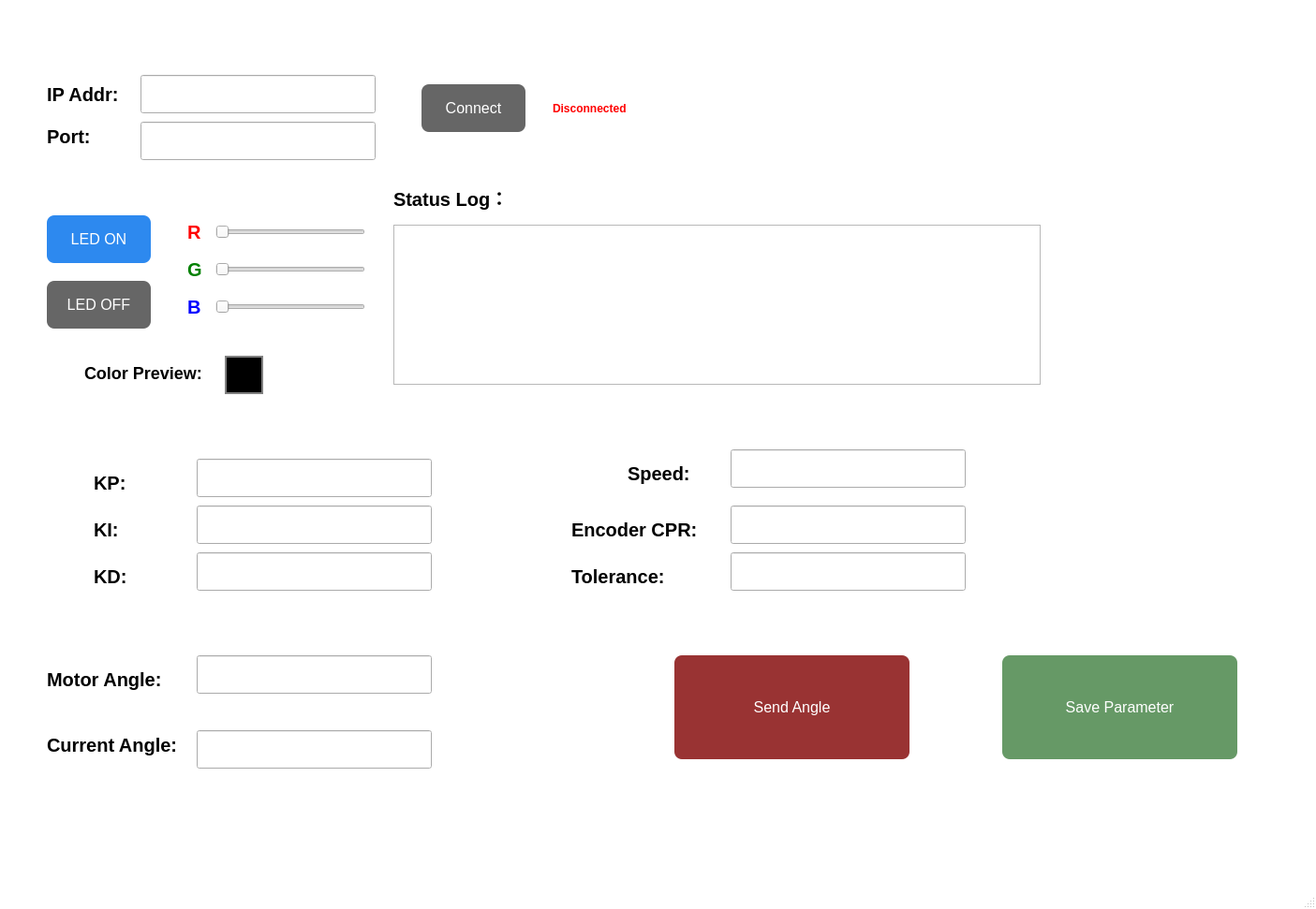
<?xml version="1.0" encoding="UTF-8"?>
<ui version="4.0">
 <class>MainWindow</class>
 <widget class="QMainWindow" name="MainWindow">
  <property name="geometry">
   <rect>
    <x>0</x>
    <y>0</y>
    <width>1405</width>
    <height>971</height>
   </rect>
  </property>
  <property name="windowTitle">
   <string>Stepper Motor Controller</string>
  </property>
  <property name="styleSheet">
   <string notr="true">QMainWindow{
    background-color: white;
}</string>
  </property>
  <widget class="QWidget" name="centralwidget">
   <widget class="QLabel" name="labelIP">
    <property name="geometry">
     <rect>
      <x>50</x>
      <y>80</y>
      <width>91</width>
      <height>41</height>
     </rect>
    </property>
    <property name="styleSheet">
     <string notr="true">color: black;
font-size: 20px;
font-weight: bold;</string>
    </property>
    <property name="text">
     <string>IP Addr:</string>
    </property>
   </widget>
   <widget class="QLabel" name="labelPort">
    <property name="geometry">
     <rect>
      <x>50</x>
      <y>130</y>
      <width>71</width>
      <height>31</height>
     </rect>
    </property>
    <property name="styleSheet">
     <string notr="true">color: black;
font-size: 20px;
font-weight: bold;</string>
    </property>
    <property name="text">
     <string>Port:</string>
    </property>
   </widget>
   <widget class="QLineEdit" name="lineEditIP">
    <property name="geometry">
     <rect>
      <x>150</x>
      <y>80</y>
      <width>251</width>
      <height>41</height>
     </rect>
    </property>
   </widget>
   <widget class="QLineEdit" name="lineEditPort">
    <property name="geometry">
     <rect>
      <x>150</x>
      <y>130</y>
      <width>251</width>
      <height>41</height>
     </rect>
    </property>
   </widget>
   <widget class="QPushButton" name="btnLedOn">
    <property name="geometry">
     <rect>
      <x>50</x>
      <y>230</y>
      <width>111</width>
      <height>51</height>
     </rect>
    </property>
    <property name="styleSheet">
     <string notr="true">QPushButton {
    background-color: #2d89ef;
    color: white;
    border-radius: 8px;
    padding: 8px;
    font-size: 16px;
}

QPushButton:hover {
    background-color: #1b5fa7;
}</string>
    </property>
    <property name="text">
     <string>LED ON</string>
    </property>
   </widget>
   <widget class="QPushButton" name="btnConnect">
    <property name="geometry">
     <rect>
      <x>450</x>
      <y>90</y>
      <width>111</width>
      <height>51</height>
     </rect>
    </property>
    <property name="styleSheet">
     <string notr="true">QPushButton {
    background-color: #666666;
    color: white;
    border-radius: 8px;
    padding: 8px;
    font-size: 16px;
}</string>
    </property>
    <property name="text">
     <string>Connect</string>
    </property>
   </widget>
   <widget class="QSlider" name="sliderR">
    <property name="geometry">
     <rect>
      <x>230</x>
      <y>240</y>
      <width>160</width>
      <height>16</height>
     </rect>
    </property>
    <property name="minimumSize">
     <size>
      <width>160</width>
      <height>16</height>
     </size>
    </property>
    <property name="maximum">
     <number>255</number>
    </property>
    <property name="orientation">
     <enum>Qt::Orientation::Horizontal</enum>
    </property>
   </widget>
   <widget class="QSlider" name="sliderG">
    <property name="geometry">
     <rect>
      <x>230</x>
      <y>280</y>
      <width>160</width>
      <height>16</height>
     </rect>
    </property>
    <property name="maximum">
     <number>255</number>
    </property>
    <property name="orientation">
     <enum>Qt::Orientation::Horizontal</enum>
    </property>
   </widget>
   <widget class="QSlider" name="sliderB">
    <property name="geometry">
     <rect>
      <x>230</x>
      <y>320</y>
      <width>160</width>
      <height>16</height>
     </rect>
    </property>
    <property name="maximum">
     <number>255</number>
    </property>
    <property name="orientation">
     <enum>Qt::Orientation::Horizontal</enum>
    </property>
   </widget>
   <widget class="QPushButton" name="btnLedOff">
    <property name="geometry">
     <rect>
      <x>50</x>
      <y>300</y>
      <width>111</width>
      <height>51</height>
     </rect>
    </property>
    <property name="styleSheet">
     <string notr="true">QPushButton {
    background-color: #666666;
    color: white;
    border-radius: 8px;
    padding: 8px;
    font-size: 16px;
}</string>
    </property>
    <property name="text">
     <string>LED OFF</string>
    </property>
   </widget>
   <widget class="QLabel" name="colorPreview">
    <property name="geometry">
     <rect>
      <x>240</x>
      <y>380</y>
      <width>41</width>
      <height>41</height>
     </rect>
    </property>
    <property name="minimumSize">
     <size>
      <width>20</width>
      <height>20</height>
     </size>
    </property>
    <property name="styleSheet">
     <string notr="true">background-color: black;
border: 2px solid gray;</string>
    </property>
    <property name="text">
     <string/>
    </property>
   </widget>
   <widget class="QLabel" name="label">
    <property name="geometry">
     <rect>
      <x>200</x>
      <y>240</y>
      <width>21</width>
      <height>16</height>
     </rect>
    </property>
    <property name="styleSheet">
     <string notr="true">color: red;
font-size: 20px;
font-weight: bold;</string>
    </property>
    <property name="text">
     <string>R</string>
    </property>
   </widget>
   <widget class="QLabel" name="label_2">
    <property name="geometry">
     <rect>
      <x>200</x>
      <y>280</y>
      <width>21</width>
      <height>16</height>
     </rect>
    </property>
    <property name="styleSheet">
     <string notr="true">color: green;
font-size: 20px;
font-weight: bold;</string>
    </property>
    <property name="text">
     <string>G</string>
    </property>
   </widget>
   <widget class="QLabel" name="label_3">
    <property name="geometry">
     <rect>
      <x>200</x>
      <y>320</y>
      <width>21</width>
      <height>16</height>
     </rect>
    </property>
    <property name="styleSheet">
     <string notr="true">color: blue;
font-size: 20px;
font-weight: bold;</string>
    </property>
    <property name="text">
     <string>B</string>
    </property>
   </widget>
   <widget class="QLabel" name="label_4">
    <property name="geometry">
     <rect>
      <x>90</x>
      <y>390</y>
      <width>141</width>
      <height>16</height>
     </rect>
    </property>
    <property name="styleSheet">
     <string notr="true">color: black;
font-size: 18px;
font-weight: bold;</string>
    </property>
    <property name="text">
     <string>Color Preview:</string>
    </property>
   </widget>
   <widget class="QTextBrowser" name="textBrowserLog">
    <property name="geometry">
     <rect>
      <x>420</x>
      <y>240</y>
      <width>691</width>
      <height>171</height>
     </rect>
    </property>
   </widget>
   <widget class="QLabel" name="label_5">
    <property name="geometry">
     <rect>
      <x>420</x>
      <y>195</y>
      <width>131</width>
      <height>31</height>
     </rect>
    </property>
    <property name="styleSheet">
     <string notr="true">color: black;
font-size: 20px;
font-weight: bold;</string>
    </property>
    <property name="text">
     <string>Status Log：</string>
    </property>
   </widget>
   <widget class="QLabel" name="labelConnectStatus">
    <property name="geometry">
     <rect>
      <x>590</x>
      <y>100</y>
      <width>121</width>
      <height>31</height>
     </rect>
    </property>
    <property name="styleSheet">
     <string notr="true">color: red;
font-weight: bold;</string>
    </property>
    <property name="text">
     <string>Disconnected</string>
    </property>
   </widget>
   <widget class="QLabel" name="labelPort_2">
    <property name="geometry">
     <rect>
      <x>50</x>
      <y>710</y>
      <width>151</width>
      <height>31</height>
     </rect>
    </property>
    <property name="styleSheet">
     <string notr="true">color: black;
font-size: 20px;
font-weight: bold;</string>
    </property>
    <property name="text">
     <string>Motor Angle:</string>
    </property>
   </widget>
   <widget class="QLineEdit" name="angleEdit">
    <property name="geometry">
     <rect>
      <x>210</x>
      <y>700</y>
      <width>251</width>
      <height>41</height>
     </rect>
    </property>
   </widget>
   <widget class="QPushButton" name="sendAngleButton">
    <property name="geometry">
     <rect>
      <x>720</x>
      <y>700</y>
      <width>251</width>
      <height>111</height>
     </rect>
    </property>
    <property name="styleSheet">
     <string notr="true">QPushButton {
    background-color: #993333;
    color: white;
    border-radius: 8px;
    padding: 8px;
    font-size: 16px;
}</string>
    </property>
    <property name="text">
     <string>Send Angle</string>
    </property>
   </widget>
   <widget class="QLabel" name="labelPort_3">
    <property name="geometry">
     <rect>
      <x>50</x>
      <y>780</y>
      <width>151</width>
      <height>31</height>
     </rect>
    </property>
    <property name="styleSheet">
     <string notr="true">color: black;
font-size: 20px;
font-weight: bold;</string>
    </property>
    <property name="text">
     <string>Current Angle:</string>
    </property>
   </widget>
   <widget class="QLineEdit" name="currentAngleEdit">
    <property name="geometry">
     <rect>
      <x>210</x>
      <y>780</y>
      <width>251</width>
      <height>41</height>
     </rect>
    </property>
    <property name="readOnly">
     <bool>true</bool>
    </property>
   </widget>
   <widget class="QLabel" name="labelPort_4">
    <property name="geometry">
     <rect>
      <x>100</x>
      <y>500</y>
      <width>91</width>
      <height>31</height>
     </rect>
    </property>
    <property name="styleSheet">
     <string notr="true">color: black;
font-size: 20px;
font-weight: bold;</string>
    </property>
    <property name="text">
     <string>KP:</string>
    </property>
   </widget>
   <widget class="QLineEdit" name="kpEdit">
    <property name="geometry">
     <rect>
      <x>210</x>
      <y>490</y>
      <width>251</width>
      <height>41</height>
     </rect>
    </property>
   </widget>
   <widget class="QLineEdit" name="kiEdit">
    <property name="geometry">
     <rect>
      <x>210</x>
      <y>540</y>
      <width>251</width>
      <height>41</height>
     </rect>
    </property>
   </widget>
   <widget class="QLabel" name="labelPort_5">
    <property name="geometry">
     <rect>
      <x>100</x>
      <y>550</y>
      <width>91</width>
      <height>31</height>
     </rect>
    </property>
    <property name="styleSheet">
     <string notr="true">color: black;
font-size: 20px;
font-weight: bold;</string>
    </property>
    <property name="text">
     <string>KI:</string>
    </property>
   </widget>
   <widget class="QLineEdit" name="kdEdit">
    <property name="geometry">
     <rect>
      <x>210</x>
      <y>590</y>
      <width>251</width>
      <height>41</height>
     </rect>
    </property>
   </widget>
   <widget class="QLabel" name="labelPort_6">
    <property name="geometry">
     <rect>
      <x>100</x>
      <y>600</y>
      <width>91</width>
      <height>31</height>
     </rect>
    </property>
    <property name="styleSheet">
     <string notr="true">color: black;
font-size: 20px;
font-weight: bold;</string>
    </property>
    <property name="text">
     <string>KD:</string>
    </property>
   </widget>
   <widget class="QLineEdit" name="speedEdit">
    <property name="geometry">
     <rect>
      <x>780</x>
      <y>480</y>
      <width>251</width>
      <height>41</height>
     </rect>
    </property>
   </widget>
   <widget class="QLabel" name="labelPort_9">
    <property name="geometry">
     <rect>
      <x>670</x>
      <y>490</y>
      <width>91</width>
      <height>31</height>
     </rect>
    </property>
    <property name="styleSheet">
     <string notr="true">color: black;
font-size: 20px;
font-weight: bold;</string>
    </property>
    <property name="text">
     <string>Speed:</string>
    </property>
   </widget>
   <widget class="QLineEdit" name="CPREdit">
    <property name="geometry">
     <rect>
      <x>780</x>
      <y>540</y>
      <width>251</width>
      <height>41</height>
     </rect>
    </property>
   </widget>
   <widget class="QLineEdit" name="toleranceEdit">
    <property name="geometry">
     <rect>
      <x>780</x>
      <y>590</y>
      <width>251</width>
      <height>41</height>
     </rect>
    </property>
   </widget>
   <widget class="QLabel" name="labelPort_10">
    <property name="geometry">
     <rect>
      <x>610</x>
      <y>550</y>
      <width>171</width>
      <height>31</height>
     </rect>
    </property>
    <property name="styleSheet">
     <string notr="true">color: black;
font-size: 20px;
font-weight: bold;</string>
    </property>
    <property name="text">
     <string>Encoder CPR:</string>
    </property>
   </widget>
   <widget class="QLabel" name="labelPort_12">
    <property name="geometry">
     <rect>
      <x>610</x>
      <y>600</y>
      <width>151</width>
      <height>31</height>
     </rect>
    </property>
    <property name="styleSheet">
     <string notr="true">color: black;
font-size: 20px;
font-weight: bold;</string>
    </property>
    <property name="text">
     <string>Tolerance:</string>
    </property>
   </widget>
   <widget class="QPushButton" name="btnSaveParameter">
    <property name="geometry">
     <rect>
      <x>1070</x>
      <y>700</y>
      <width>251</width>
      <height>111</height>
     </rect>
    </property>
    <property name="styleSheet">
     <string notr="true">QPushButton {
    background-color: #669966;
    color: white;
    border-radius: 8px;
    padding: 8px;
    font-size: 16px;
}</string>
    </property>
    <property name="text">
     <string>Save Parameter</string>
    </property>
   </widget>
  </widget>
  <widget class="QMenuBar" name="menubar">
   <property name="geometry">
    <rect>
     <x>0</x>
     <y>0</y>
     <width>1405</width>
     <height>22</height>
    </rect>
   </property>
  </widget>
  <widget class="QStatusBar" name="statusbar"/>
 </widget>
 <resources/>
 <connections/>
</ui>
